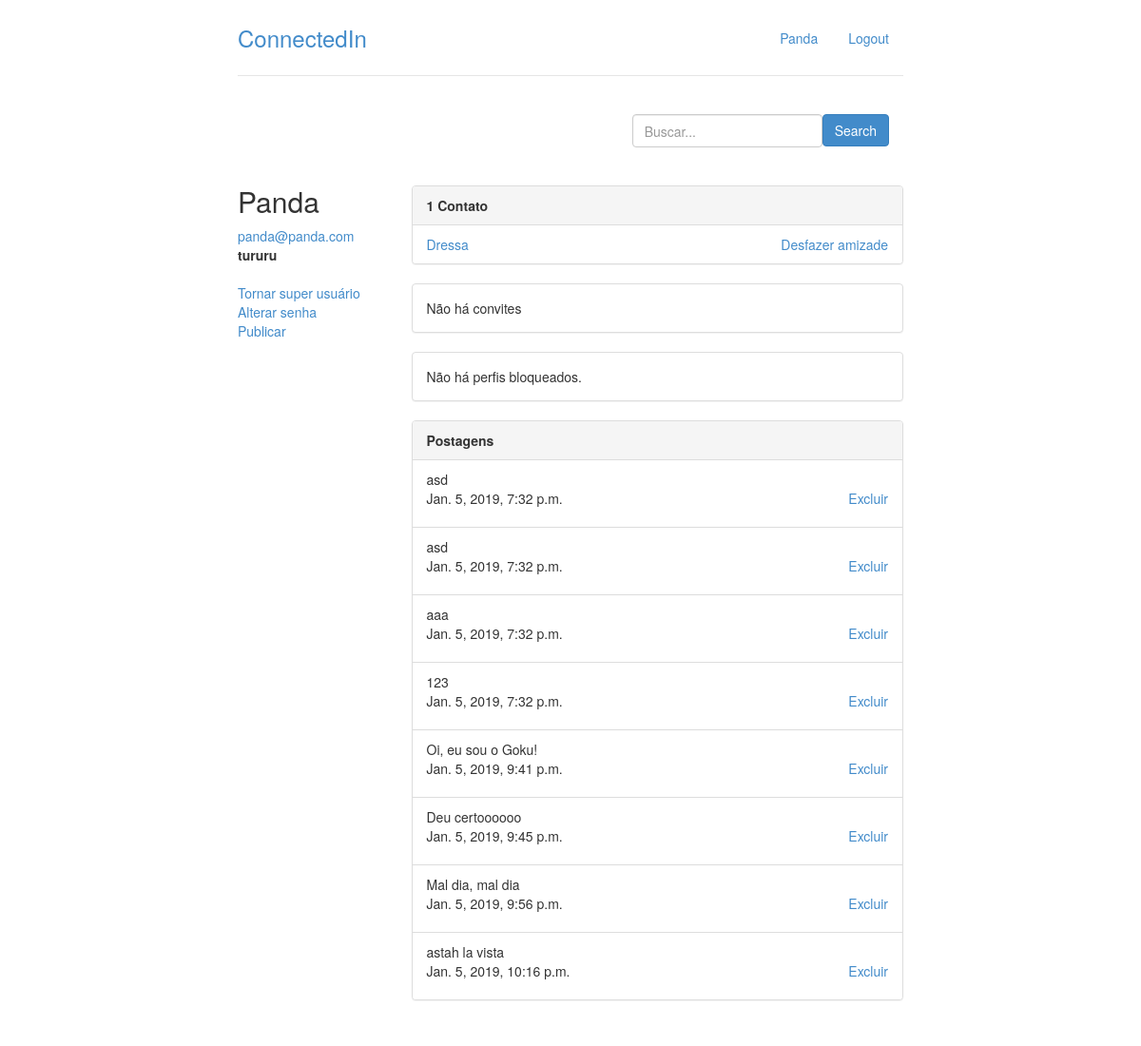
/perfil/5 (signed in), run on the app's committed database.
### perfis/models.py (models this page shows, shortened)
class Perfil(models.Model):
    nome = models.CharField(max_length=255, null=False)
    telefone = models.CharField(max_length=20, null= False)
    nome_empresa = models.CharField(max_length=255, null=False)
    contatos = models.ManyToManyField('self')
    usuario = models.OneToOneField(User, related_name = "perfil", on_delete = models.CASCADE)
    perfis_bloqueados = models.ManyToManyField('self')
    @property
    def super_user(self):
        return self.usuario.is_superuser
    @property
    def email(self):
        return self.usuario.email
    def __str__(self):
        return self.nome

class Postagem(models.Model):
    texto = models.CharField(max_length=255, null=False)
    dt_publicacao = models.DateTimeField(default=timezone.now)
    responsavel = models.ForeignKey(Perfil,on_delete=models.CASCADE,related_name='minhas_postagens' )
    def __str__(self):
        return self.texto

### perfis/views.py (the view)
# urls.py: path('perfil/<int:perfil_id>', views.exibir_perfil, name='exibir'),
@login_required
def exibir_perfil(request, perfil_id):
	perfil = Perfil.objects.get(id=perfil_id)
	return render(request, 'perfil.html',
		          {'perfil' : perfil,
				   'perfil_logado' : get_perfil_logado(request)})

### perfis/views.py (called while the page is built)
@login_required
def get_perfil_logado(request):
	return request.user.perfil

### perfis/templates/perfil.html (shortened to what this page needs)
{% extends 'base.html' %}
{% block body %}
<div class="row">
	<div class = "col-lg-3">
			<h2 style="margin-top: 0px">{{ perfil.nome }}</h2>
			<address>
				<a href = "mailto:{{ perfil.email }}">{{ perfil.email }}</a>
				<br>
				<strong>{{ perfil.nome_empresa }}</strong>
			</address>
			{% if perfil_logado.super_user %}
				<a href = "{% url 'super' perfil.id %}">Tornar super usuário</a><br>
			{% endif %}
			{% if perfil.id == perfil_logado.id %}
				<a href = "{% url 'mudar_senha' %}">Alterar senha</a><br>
			{% endif %}
			{% if perfil.id == perfil_logado.id %}
				<a href = "{% url 'postar' %}">Publicar</a>
			{% endif %}
		</div>
		{% if perfil.id == perfil_logado.id %}
			<div class = "col-lg-9">
				<div class="panel panel-default">
					{% with total=perfil_logado.contatos.count %}
						{% if total %}
							<div class="panel-heading">
								<strong> {{ total }}
									Contato{{ total|pluralize }}
								</strong>
							</div>
							<ul class="list-group">
								{% for perfil in perfil_logado.contatos.all %}
									<li class = "list-group-item">
										<a href = "{% url 'exibir' perfil.id %}">{{ perfil }}</a>
										{% if perfil not in perfil_logado.perfis_bloqueados.all %}
											<a class="pull-right" href="{% url 'desfazer' perfil.id %}">Desfazer amizade</a>
										{% else %}
											<p class="pull-right">Bloqueado(a)</p>
										{% endif %}
									</li>
								{% endfor %}
							</ul>
						{% else %}
							<div class="panel-body">
								Não há contatos :(
							</div>
						{% endif %}
					{% endwith %}
				</div>
				<div class="panel panel-default">
					{% with total=perfil_logado.convites_recebidos.count %}
						{% if total %}
							<div class="panel-heading">
								<strong> {{ total }}
								Convite{{ total|pluralize }} aguardando aprovação</strong>
							</div>
							<ul class="list-group">
								{% for convite in perfil_logado.convites_recebidos.all %}
									<li class = "list-group-item">
										<a href = "{% url 'exibir' convite.solicitante.id %}">
												{{convite.solicitante.nome}}</a>
										<a class = "pull-right" href = "{% url 'recusar' convite.id %}">recusar</a>
										<a class = "pull-right" href = "{% url 'aceitar' convite.id %}">aceitar     |</a>
									</li>
								{% endfor %}
						{% else %}
							<div class="panel-body">
								Não há convites
							</div>
						{% endif %}
					{% endwith %}
				</div>
				<div class="panel panel-default">
					{% with total=perfil_logado.perfis_bloqueados.count %}
						{% if total %}
							<div class="panel-heading">
								<strong> {{ total }}
								Perfi{{ total|pluralize }} bloqueado{{ total|pluralize }}</strong>
							</div>
							<ul class="list-group">
								{% for perfil in perfil_logado.perfis_bloqueados.all %}
									<li class = "list-group-item">
										<a href = "{% url 'exibir' perfil.id%}">{{perfil}}</a>
										<a class = "pull-right" href = "{% url 'desbloquear' perfil.id %}">Desbloquear</a>
									</li>
								{% endfor %}
								</ul>
						{% else %}
							<div class="panel-body">
								Não há perfis bloqueados.
							</div>
						{% endif %}
					{% endwith %}
				</div>
		{% endif %}
		{% if perfil.id == perfil_logado.id %}
			{% if perfil_logado.minhas_postagens %}
				<div class="panel panel-default">
					<div class="panel-heading"><strong>Postagens</strong>
					</div>
					<ul class="list-group">
						{% for post in perfil_logado.minhas_postagens.all %}
							<li class = "list-group-item">
								{{ post }}
								<p>
									{{ post.dt_publicacao }}
									<a class = "pull-right" href = "{% url 'excluir_post' post.id %}">Excluir</a>
								</p>
							</li>
						{% endfor %}
					</ul>
			{% else %}
				<div class="panel-body">
					Você ainda não publicou. :(
				</div>
			{% endif %}
		{% endif %}
		</div>
	</div>
</div>
{% endblock %}

### perfis/templates/base.html (shortened to what this page needs)
{% load staticfiles %}
<!doctype html>
<html lang = "pt-br">
	<head>
		<link rel="stylesheet" href="{% static 'styles/bootstrap.css' %}">
		<link rel="stylesheet" href="{% static 'styles/main.css' %}">
	</head>
	<body>
		<div class="container">
			<div class = "header">
				<ul class = "nav nav-pills pull-right">
					<li><a href = "{% url 'exibir' perfil_logado.id %}">{{ perfil_logado.nome }}</a></li>
					<li><a href = "/logout/">Logout</a></li>
				</ul>
				<h3 class = "text-muted"><a href="{% url 'index' %}">ConnectedIn</a></h3>
			</div>
			<div class="container">
			<form class = "form-signin" action="{% url 'buscar' %}"  method="post">
				<button class="btn btn-primary pull-right" type = "submit">Search</button>
				<input type="text"	name="username"  class = "form-control pull-right"
				style="min-width: 200px; min-height: 35px; max-width: 200px; max-height: 35px;"id="nome_id"	placeholder="Buscar..." required>
			</form>
		</div>
			<div class="row content">
				{% block body%}
				{% endblock %}
			</div>
		</div>
	</body>
</html>

### perfis/static/styles/main.css (style rules this page uses)
body { padding-top: 20px; padding-bottom: 20px; }
.header, .content, .footer { padding-left: 15px; padding-right: 15px; }
.header { border-bottom: 1px solid #e5e5e5; }
.header h3 { margin-top: 0; margin-bottom: 0; line-height: 40px; padding-bottom: 19px; }
@media (min-width: 768px) { .container { max-width: 730px; } }
.content { margin: 40px 0; }
@media screen and (min-width: 768px) { .header, .content, .footer { padding-left: 0; padding-right: 0; } }
@media screen and (min-width: 768px) { .header { margin-bottom: 30px; } }

### data on the page
Perfil: nome "Panda", email "panda@panda.com", nome_empresa "tururu"
Perfil: nome "Dressa"
Postagem: texto "asd", dt_publicacao "Jan. 5, 2019, 7:32 p.m."
Postagem: texto "asd", dt_publicacao "Jan. 5, 2019, 7:32 p.m."
Postagem: texto "aaa", dt_publicacao "Jan. 5, 2019, 7:32 p.m."
Postagem: texto "123", dt_publicacao "Jan. 5, 2019, 7:32 p.m."
Postagem: texto "Oi, eu sou o Goku!", dt_publicacao "Jan. 5, 2019, 9:41 p.m."
Postagem: texto "Deu certoooooo", dt_publicacao "Jan. 5, 2019, 9:45 p.m."
Postagem: texto "Mal dia, mal dia", dt_publicacao "Jan. 5, 2019, 9:56 p.m."
Postagem: texto "astah la vista", dt_publicacao "Jan. 5, 2019, 10:16 p.m."

### other printed values
{{ total }} "1"
